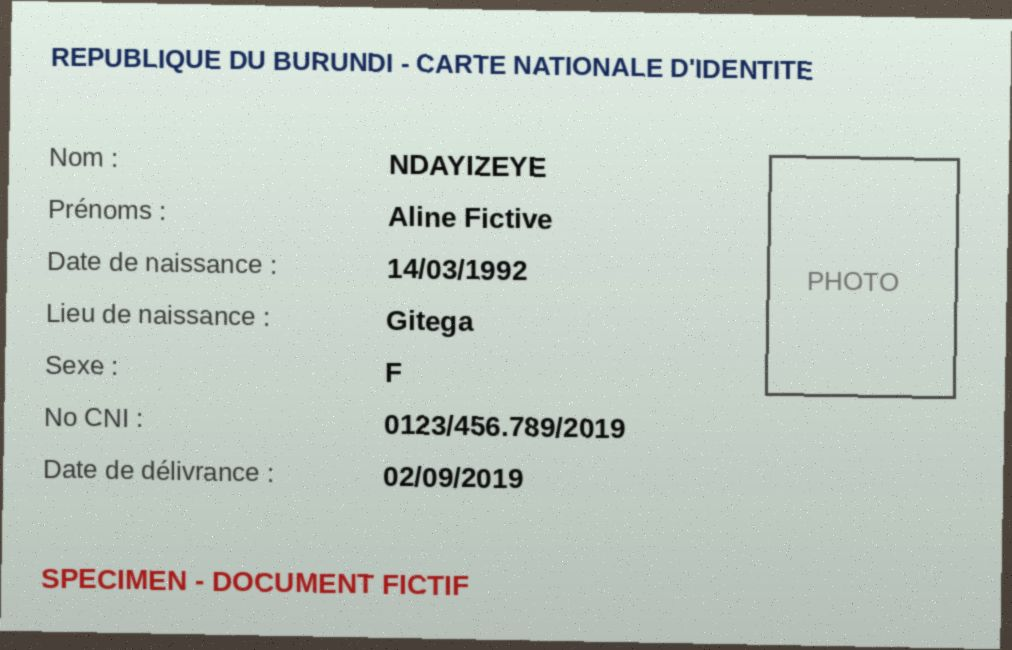
#> input picture ocr/samples/cni.jpg, 1012 x 650 px
$ python -i preprocess.py   (imports and definitions only)
#> lines starting #> are read from the running program, lines starting #| are printed output that depends on the picture; after the words box and inside, x2 and y2 are one past the last pixel; in counts of white or black regions, pixels touching at a corner belong together
#> further down, picture is the input picture: shape (650, 1012, 3); mean B, G, R 193.2, 201.4, 191.7
"""OpenCV preprocessing: resize, crop the document (4-point warp), deskew, contrast."""

from __future__ import annotations

import cv2
import numpy as np


def decode(data: bytes) -> np.ndarray | None:
    arr = cv2.imdecode(np.frombuffer(data, np.uint8), cv2.IMREAD_COLOR)
    return arr


def resize(img: np.ndarray, max_side: int) -> np.ndarray:
#> called with max_side = 1600
    h, w = img.shape[:2]
    s = max_side / max(h, w)
    if s >= 1:
        return img
    return cv2.resize(img, (int(w * s), int(h * s)), interpolation=cv2.INTER_AREA)


def _order(pts: np.ndarray) -> np.ndarray:
    s, d = pts.sum(1), np.diff(pts, axis=1).ravel()
    return np.array([pts[s.argmin()], pts[d.argmin()], pts[s.argmax()], pts[d.argmax()]], np.float32)


def crop_document(img: np.ndarray) -> np.ndarray:
    """Warp to the document if a clear 4-corner outline covers 30-98 % of the photo."""
    gray = cv2.GaussianBlur(cv2.cvtColor(img, cv2.COLOR_BGR2GRAY), (5, 5), 0)
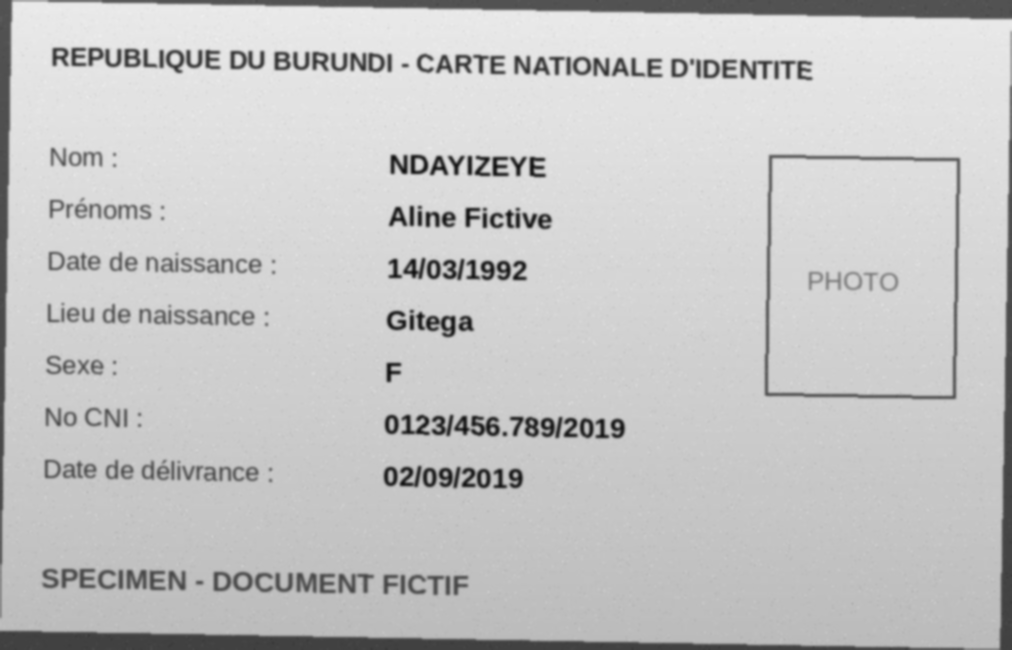
#> gray: shape (650, 1012); min 19, max 237, mean 197.6
    edges = cv2.dilate(cv2.Canny(gray, 50, 150), np.ones((3, 3), np.uint8))
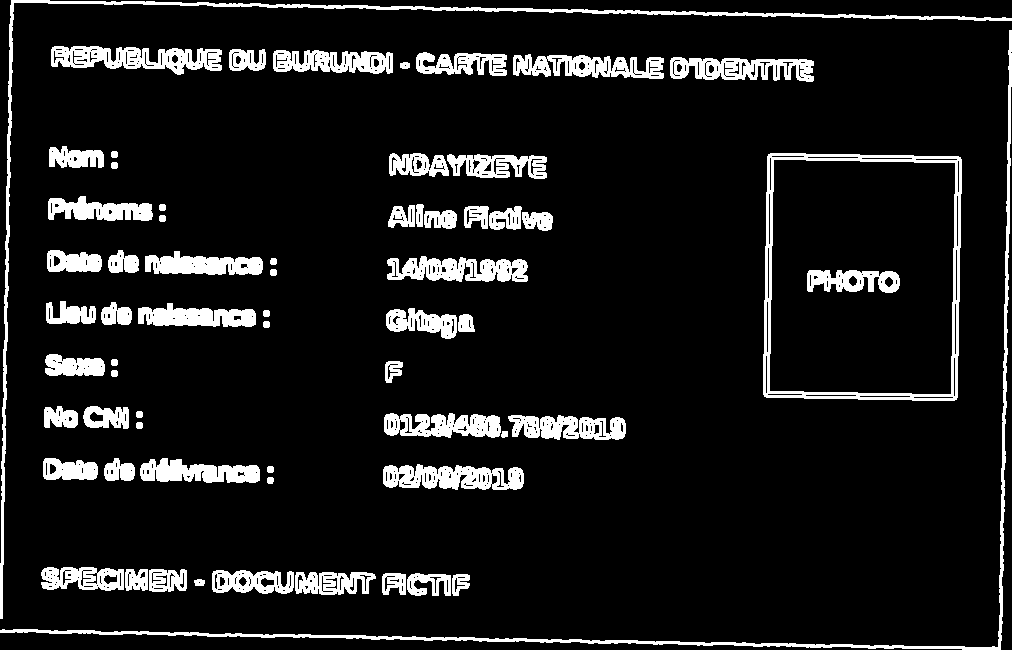
#> edges: shape (650, 1012); 10.1% white; 64 white regions
    contours, _ = cv2.findContours(edges, cv2.RETR_EXTERNAL, cv2.CHAIN_APPROX_SIMPLE)
#> contours = 63 contours; largest, box (x1, y1, x2, y2) and area: (763, 153, 962, 401) 47322, (0, 0, 1012, 619) 3710, (0, 30, 1012, 650) 3686, (51, 46, 222, 75) 2862, (383, 464, 524, 490) 2576
    area = img.shape[0] * img.shape[1]
    for c in sorted(contours, key=cv2.contourArea, reverse=True)[:5]:
        approx = cv2.approxPolyDP(c, 0.02 * cv2.arcLength(c, True), True)
        if len(approx) == 4 and 0.30 * area < cv2.contourArea(approx) < 0.98 * area:
            tl, tr, br, bl = q = _order(approx.reshape(4, 2).astype(np.float32))
            w = int(max(np.linalg.norm(br - bl), np.linalg.norm(tr - tl)))
            h = int(max(np.linalg.norm(tr - br), np.linalg.norm(tl - bl)))
            dst = np.array([[0, 0], [w - 1, 0], [w - 1, h - 1], [0, h - 1]], np.float32)
            return cv2.warpPerspective(img, cv2.getPerspectiveTransform(q, dst), (w, h))
#> this loop made 5 passes
#> approx on passes 1 to 3: [[768, 154], [764, 396], [956, 399], [960, 157]], [[0, 618], [14, 2], [1011, 18], [11, 0]], [[1011, 30], [997, 647], [0, 632], [1000, 649]]
    return img


def skew_angle(img: np.ndarray) -> float:
    """Dominant text angle in degrees from the dark-pixel cloud (0 if unsure)."""
    gray = cv2.cvtColor(img, cv2.COLOR_BGR2GRAY)
    bw = cv2.threshold(gray, 0, 255, cv2.THRESH_BINARY_INV | cv2.THRESH_OTSU)[1]
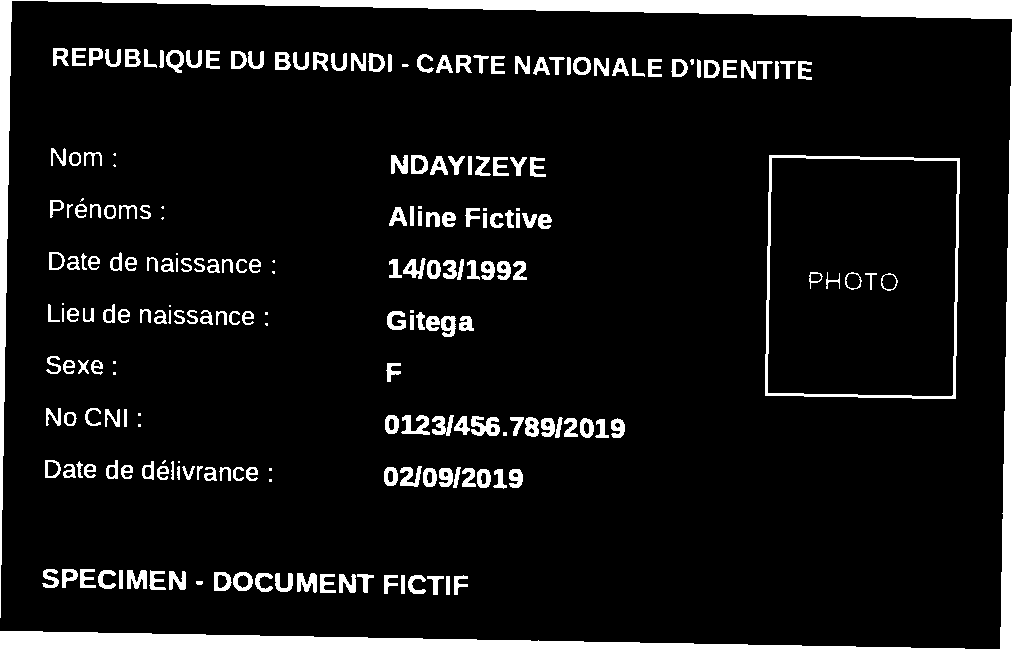
#> bw: shape (650, 1012); 8.5% white; 224 white regions (27 under 20 px), largest, box (x1, y1, x2, y2) and area: (0, 32, 1012, 650) 13922, (0, 0, 1012, 618) 13896, (765, 155, 960, 399) 2557
    # join characters into text lines, then measure each line
    blobs = cv2.morphologyEx(bw, cv2.MORPH_CLOSE, cv2.getStructuringElement(cv2.MORPH_RECT, (25, 3)))
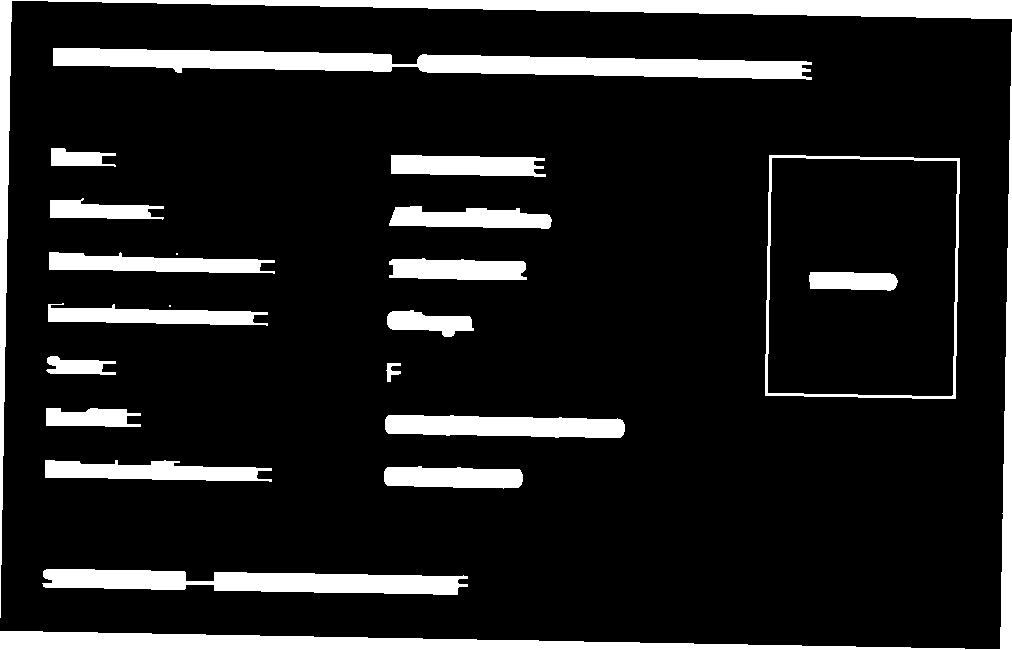
#> blobs: shape (650, 1012); 12.7% white; 22 white regions (2 under 20 px)
    contours, _ = cv2.findContours(blobs, cv2.RETR_EXTERNAL, cv2.CHAIN_APPROX_SIMPLE)
#> contours = 21 contours, 2 with area under 20; largest, box (x1, y1, x2, y2) and area: (765, 155, 960, 399) 45602, (53, 48, 812, 80) 12344, (0, 32, 1012, 650) 12297, (0, 0, 1012, 618) 12264, (42, 569, 468, 595) 6970
    angles = []
    for c in contours:
        (_, _), (w, h), a = cv2.minAreaRect(c)
        if max(w, h) < 60 or min(w, h) < 5 or max(w, h) / max(1, min(w, h)) < 3:
            continue
        if w < h:
            a -= 90
        if a > 45:
            a -= 90
        if a < -45:
            a += 90
        angles.append(a)
#> this loop made 21 passes
#> (w, h, a) on passes 1 to 8: (19.49, 425, -89.07), (20.17, 138.2, -88.53), (19.24, 226.4, -88.94), (20.13, 239.2, -88.95), (17.86, 94.29, -89.03), (18, 14, -90), (17.14, 69.07, -88.85), (22.55, 87, -83.88)
#> after the loop, angles = [-89.07, -88.53, -88.94, -88.95, -89.03, -88.85, -83.88, -88.94, -88.53, -88.93, -88.83, -88.98, -88.98, -89.09, -88.96]
    if len(angles) < 3:
        return 0.0
    return float(np.median(angles))


def deskew(img: np.ndarray) -> np.ndarray:
    a = skew_angle(img)
#> a = -88.94
    if abs(a) < 0.5 or abs(a) > 15:
        return img
    h, w = img.shape[:2]
    m = cv2.getRotationMatrix2D((w / 2, h / 2), a, 1.0)
    return cv2.warpAffine(img, m, (w, h), flags=cv2.INTER_CUBIC, borderMode=cv2.BORDER_REPLICATE)


def contrast(img: np.ndarray) -> np.ndarray:
    lab = cv2.cvtColor(img, cv2.COLOR_BGR2LAB)
#> lab: shape (650, 1012, 3); mean of channels 0, 1, 2 203.8, 123.4, 131.1
    l, a, b = cv2.split(lab)
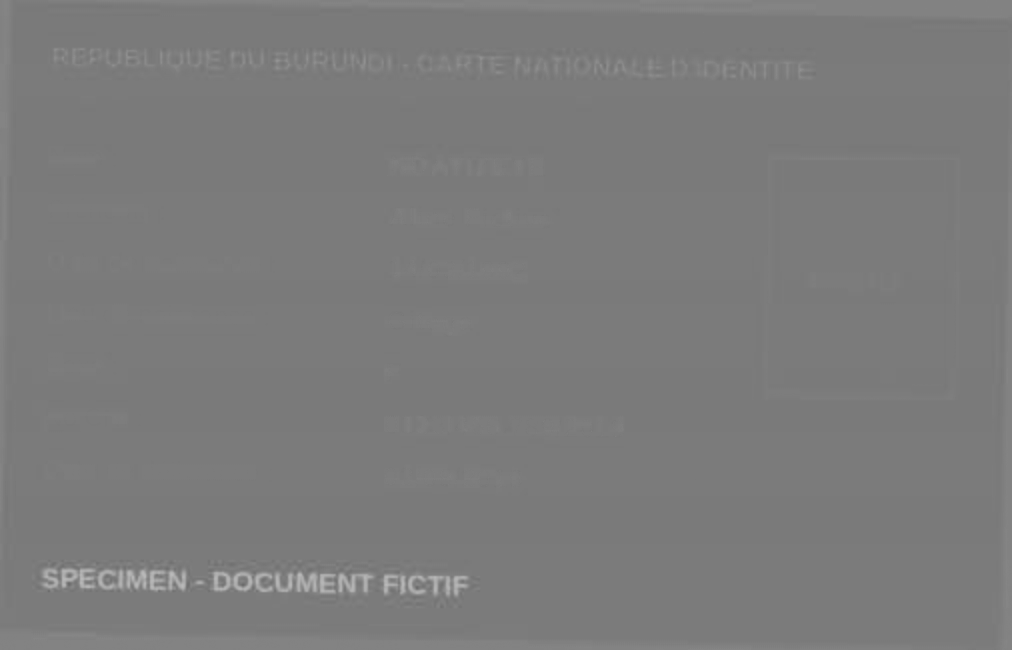
#> a: shape (650, 1012); min 107, max 186, mean 123.4
    l = cv2.createCLAHE(clipLimit=2.0, tileGridSize=(8, 8)).apply(l)
    return cv2.cvtColor(cv2.merge((l, a, b)), cv2.COLOR_LAB2BGR)


def preprocess(img: np.ndarray, max_side: int = 1600) -> np.ndarray:
    return contrast(deskew(crop_document(resize(img, max_side))))

>>> import cv2
>>> picture = cv2.imread('../samples/cni.jpg')
>>> result = preprocess(picture)

$ run again, on ocr/samples/coffee_receipt.jpg
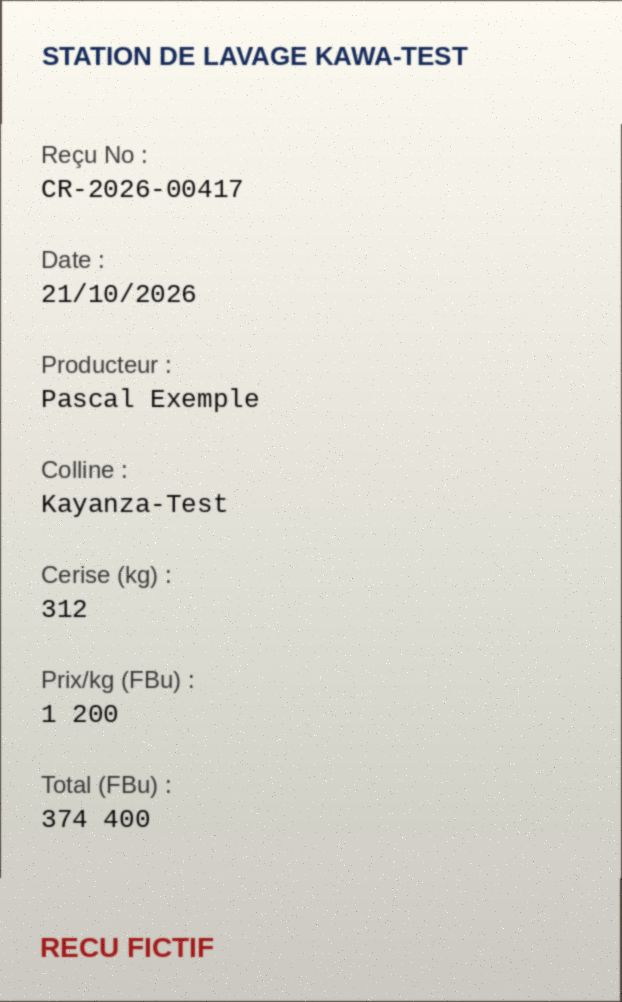
#> input picture ocr/samples/coffee_receipt.jpg, 622 x 1002 px
#> picture is the input picture: shape (1002, 622, 3); mean B, G, R 211.8, 220.3, 222.5
#> in crop_document, `edges = cv2.dilate(cv2.Canny(gray, 50, 150), np.ones((3, 3), np.uint8))`:
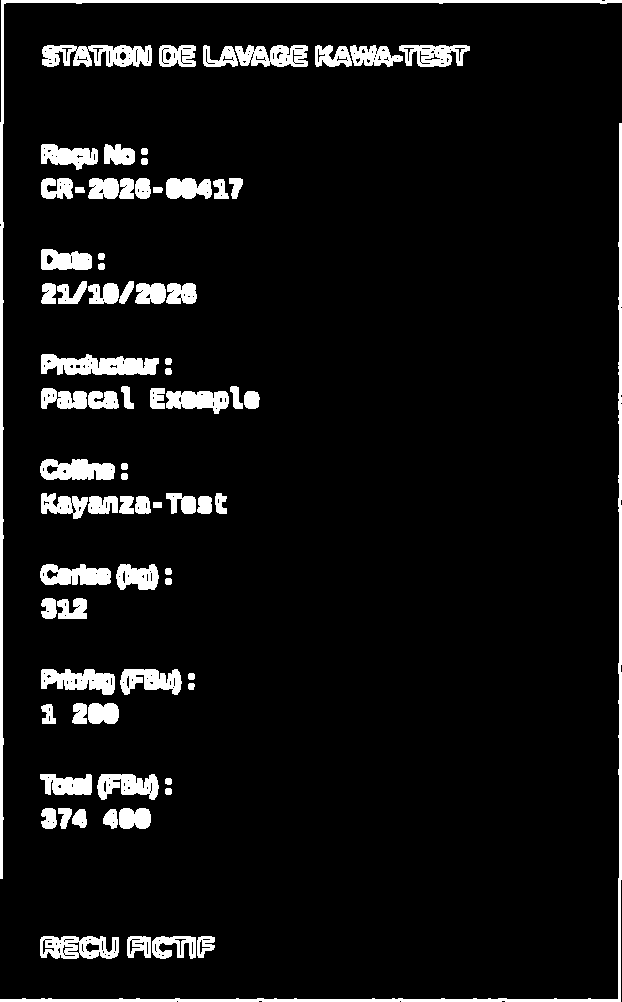
#> edges: shape (1002, 622); 7.2% white; 78 white regions
#> in crop_document, `contours, _ = cv2.findContours(edges, cv2.RETR_EXTERNAL, cv2.CHAIN_APP..`: contours = 78 contours; largest, box (x1, y1, x2, y2) and area: (0, 123, 622, 1002) 3134, (0, 0, 622, 879) 3038, (42, 45, 152, 67) 1712, (41, 354, 159, 375) 1700, (40, 936, 119, 959) 1430
#> the loop in crop_document, `for c in sorted(contours, key=cv2.contourArea, reverse=True)[:5]:` made 5 passes
#> approx on passes 1 to 2: [[621, 123], [618, 998], [0, 1001], [620, 1001]], [[621, 0], [1, 0], [0, 878], [3, 4]]
#> bw: shape (1002, 622); 3.1% white; 180 white regions (30 under 20 px), largest, box (x1, y1, x2, y2) and area: (0, 124, 622, 1002) 1640, (0, 0, 622, 878) 1622, (316, 47, 351, 65) 320
#> blobs: shape (1002, 622); 6.4% white; 18 white regions
#> in skew_angle, `contours, _ = cv2.findContours(blobs, cv2.RETR_EXTERNAL, cv2.CHAIN_APP..`: contours = 18 contours; largest, box (x1, y1, x2, y2) and area: (43, 47, 468, 65) 7068, (42, 180, 242, 197) 3084, (41, 937, 213, 958) 2974, (43, 388, 258, 412) 2958, (43, 494, 226, 517) 2412
#> the loop in skew_angle, `for c in contours:` made 18 passes
#> (w, h, a) on passes 1 to 8: (20, 171, -90), (18, 107, -90), (21, 128, -90), (17, 74, -90), (21, 149, -90), (17, 42, -90), (21, 127, -90), (182, 21.2, -0.327)
#> after the loop in skew_angle, `for c in contours:`: angles = [-90, -90, -90, -90, -90, -90, -0.327, -90, -90, -90, -90, -90, -90, -90]
#> in deskew, `a = skew_angle(img)`: a = -90
#> lab: shape (1002, 622, 3); mean of channels 0, 1, 2 223.8, 127.1, 132.6
#> in contrast, `l, a, b = cv2.split(lab)`:
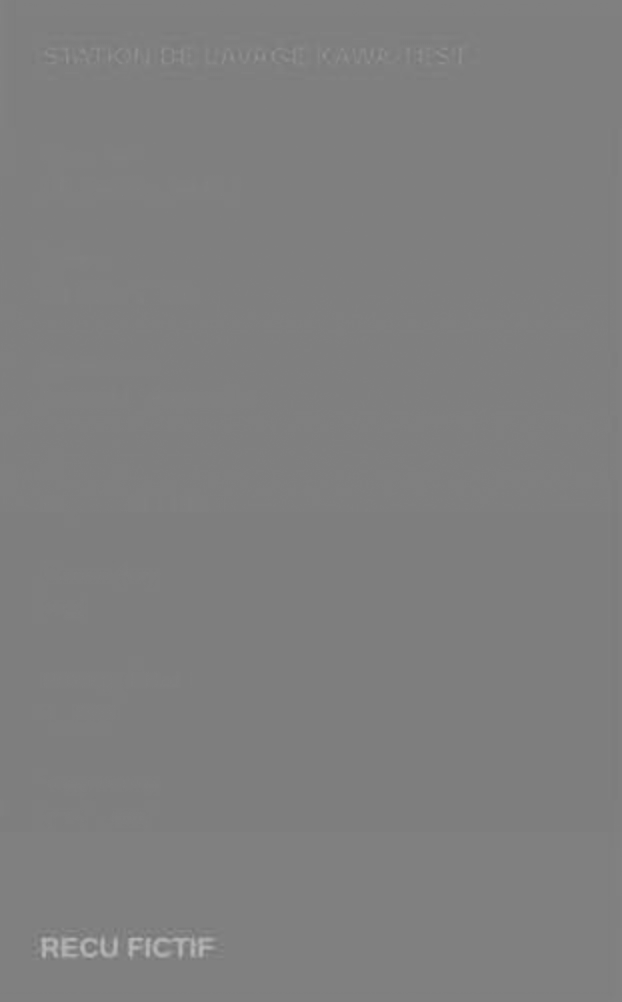
#> a: shape (1002, 622); min 116, max 184, mean 127.1
